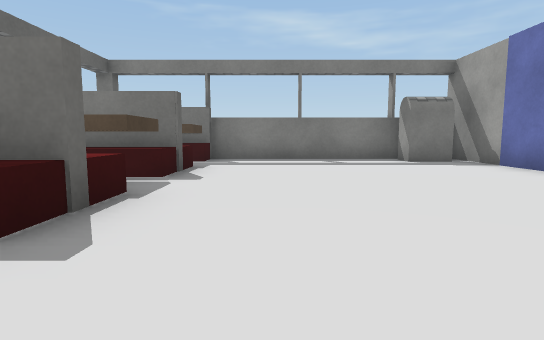
View 1 (above)

17 first-person views from a walk through a 3-D level made in the Unity game engine. The camera is 0.59 m above the floor, tilts 6° down and sees 80° across. Doors are open. The floor is counted in squares, 1 m on a side. Each view is taken from the middle of a square. On the plan, view 1 faces up. The plan holds only what a view shows up to about 9 squares ahead; the rest is blank. Some animated figures are left out. Some surface patterns are stand-ins.

View 2
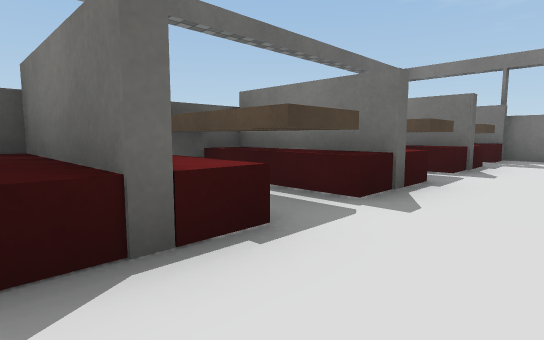

View 3
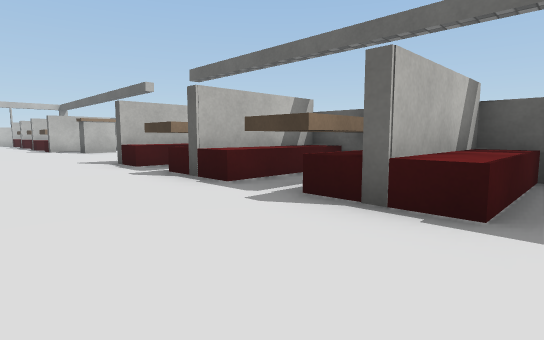

View 4
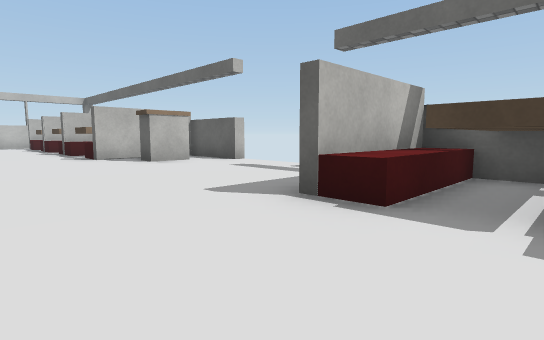

View 5
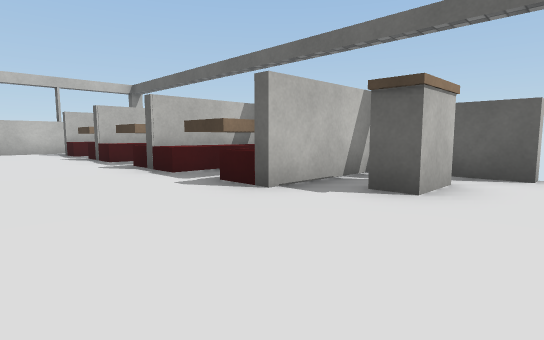

View 6
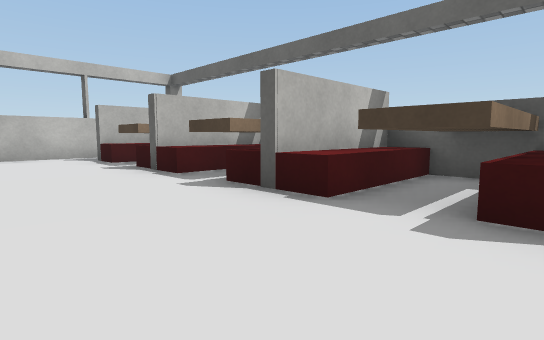

View 7
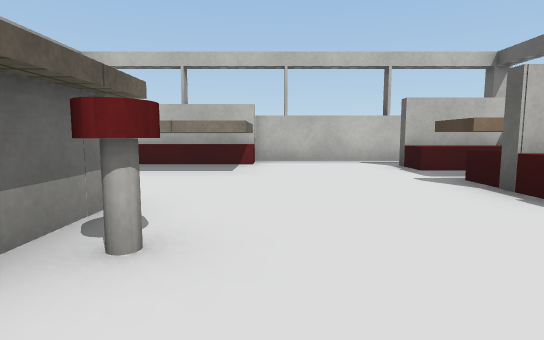

View 8
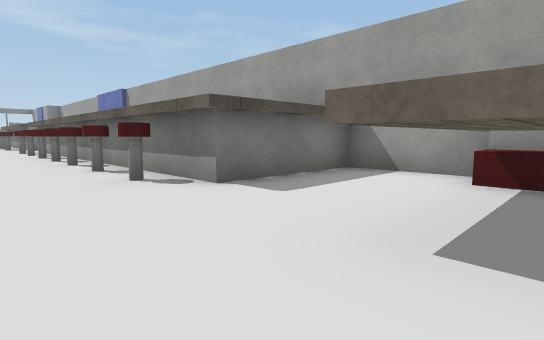

View 9
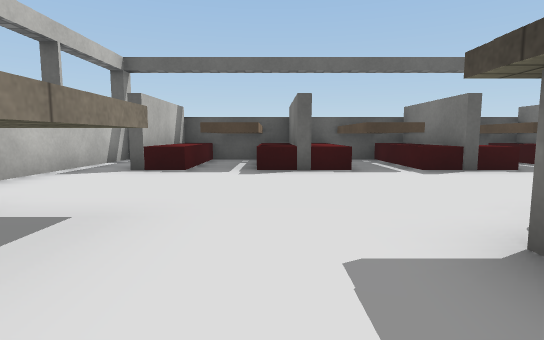

View 10
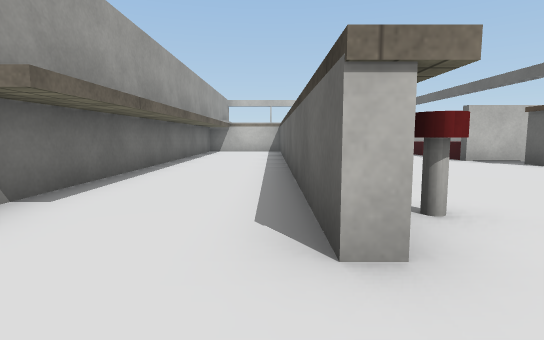

View 11
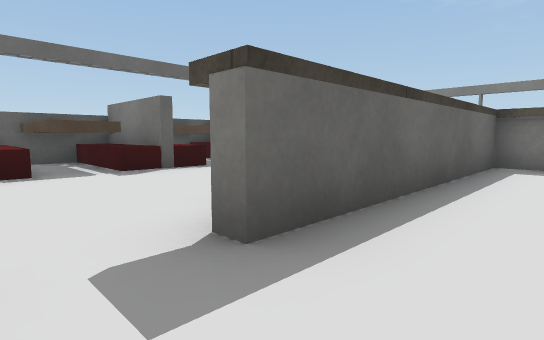

View 12
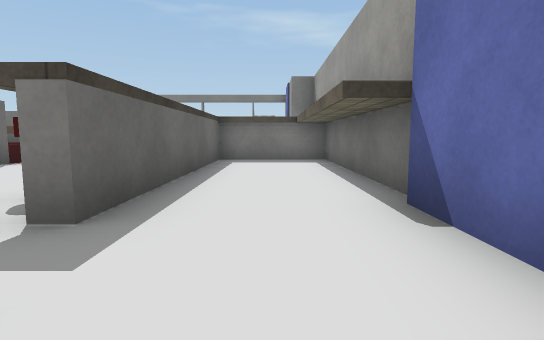

View 13
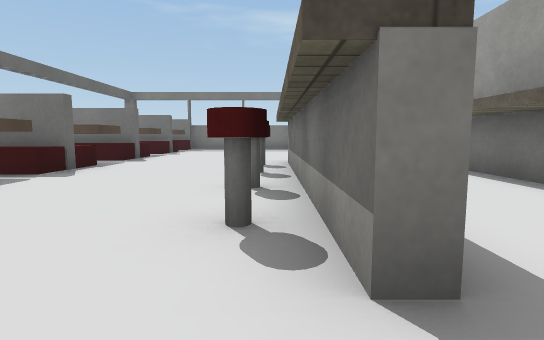

View 14
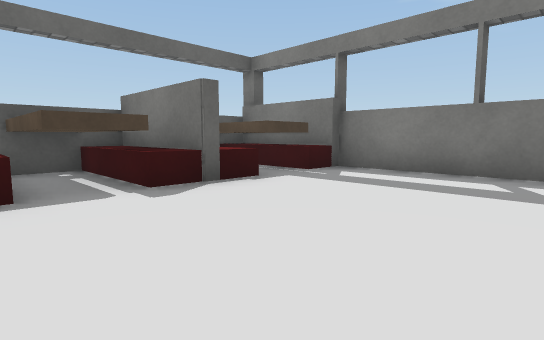

View 15
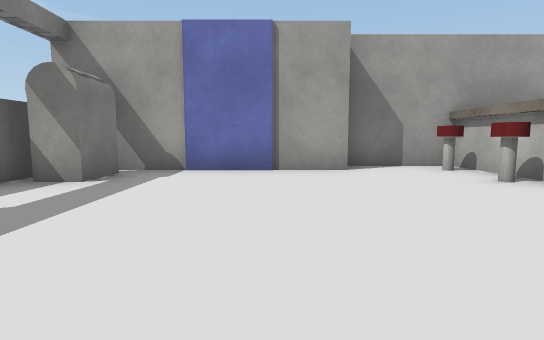

View 16
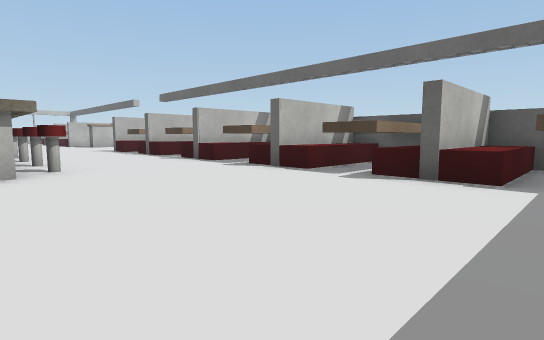

View 17
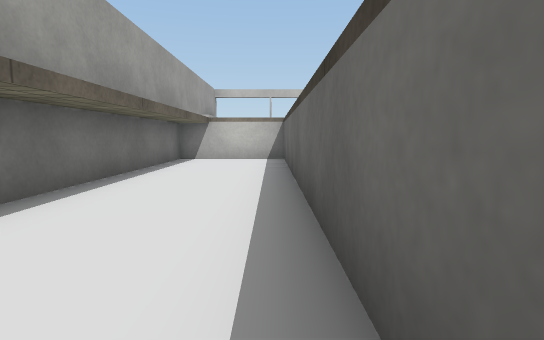

### Floor plan
Points are (right, up) in squares from view 1. A wall is a line through its corners. A room is listed if a view was taken in it or the views show most of it. See-through windows are left out.
Room 1 (views 1, 2, 3, 4, 5, 6, 7, 8, 9, 10, 11, 12, 13, 14, 15, 16, 17)
walls: (2.7, -7.4) (2.7, -10.5); (2.1, -3.6) (2.1, -2.6); (2.4, -3.6) (2.4, -2.5); (-4.2, -5.4) (-4.2, -6); (2.7, -2.5) (2.7, -3.6); (5.2, -5.8) (5.2, -4.2); (4.6, -4.2) (4.6, 0.6); (-4.2, -10.5) (-4.2, -11.8); (2.7, -12.4) (2.7, -13.4); (5.4, -3.9) (5.4, 1.1) (2.7, 1.1) (2.7, -0.6); (-4.2, -2.4) (-4.2, -3.6); (2.4, -0.6) (2.4, -0.1); (2.1, -13.6) (2.1, -12.6); (2.4, -13.6) (2.4, -12.5); (2.7, -15.4) (2.7, -16.4); (3.1, 1.4) (5.4, 1.4) (5.4, 3.6); (2.4, -16.6) (2.4, -15.5); (2.8, -17.3) (5.4, -17.3) (5.4, -7.8); (4.6, -17.2) (4.6, -7.1); (-4.2, -17.5) (-4.2, -18); (-4.2, 3.6) (-4.2, 2.4); (4.6, 3.6) (4.6, 8.4); (4.4, -17.9) (2.1, -17.9) (2.1, -15.5); (5.4, -20) (5.4, -17.7) (2.2, -17.7); (-4.2, 6.5) (-4.2, 5.5); (1.4, -21.1) (1.4, -20) (2.9, -20); (5.2, -20.6) (5.2, -19.9); (1.4, -22.4) (4.8, -22.4); (3.5, 8.4) (-1.6, 8.4); (-4.2, -22.6) (1.5, -22.6)
low walls: (4.4, -20.6) (4.4, -19.9); (1.4, -21.7) (3.8, -21.7)
ways out: open door at (-4, -9)
objects: other object (-4, -21) to (-2, -19); other object (-4, -18) to (-2, -16); other object (-4, -15) to (-2, -13); other object (-4, -6) to (-2, -4); other object (-4, -3) to (-2, 0); other object (-4, 0) to (-2, 2); other object (-4, 3) to (-2, 5); other object (-4, 6) to (-2, 8); other object (-3, -12) to (-3, -11); other object (2, -17); other object (2, -15); other object (2, -14); other object (2, -12); other object (2, -11); other object (2, -7); other object (2, -4); other object (2, -2); other object (2, -1); other object (2, 1); other object (3, 2); other object (3, 8) to (4, 8); other object (5, 2)

Where each view was taken, in squares from view 1:
view 1: 0 up, 0 right, facing up
view 2: 1 down, 0 right, facing up-left
view 3: 1 up, 1 right, facing down-left
view 4: 4 down, 1 right, facing down-left
view 5: 10 down, 1 right, facing down-left
view 6: 13 down, 1 right, facing down-left
view 7: 15 down, 1 right, facing down
view 8: 21 down, 0 right, facing up-right
view 9: 19 down, 4 right, facing left
view 10: 5 down, 3 right, facing down
view 11: 6 down, 4 right, facing up-left
view 12: 7 down, 4 right, facing up
view 13: 6 down, 2 right, facing up
view 14: 3 up, 2 right, facing up-left
view 15: 5 up, 1 left, facing right
view 16: 7 up, 3 right, facing down-left
view 17: 9 down, 3 right, facing down
